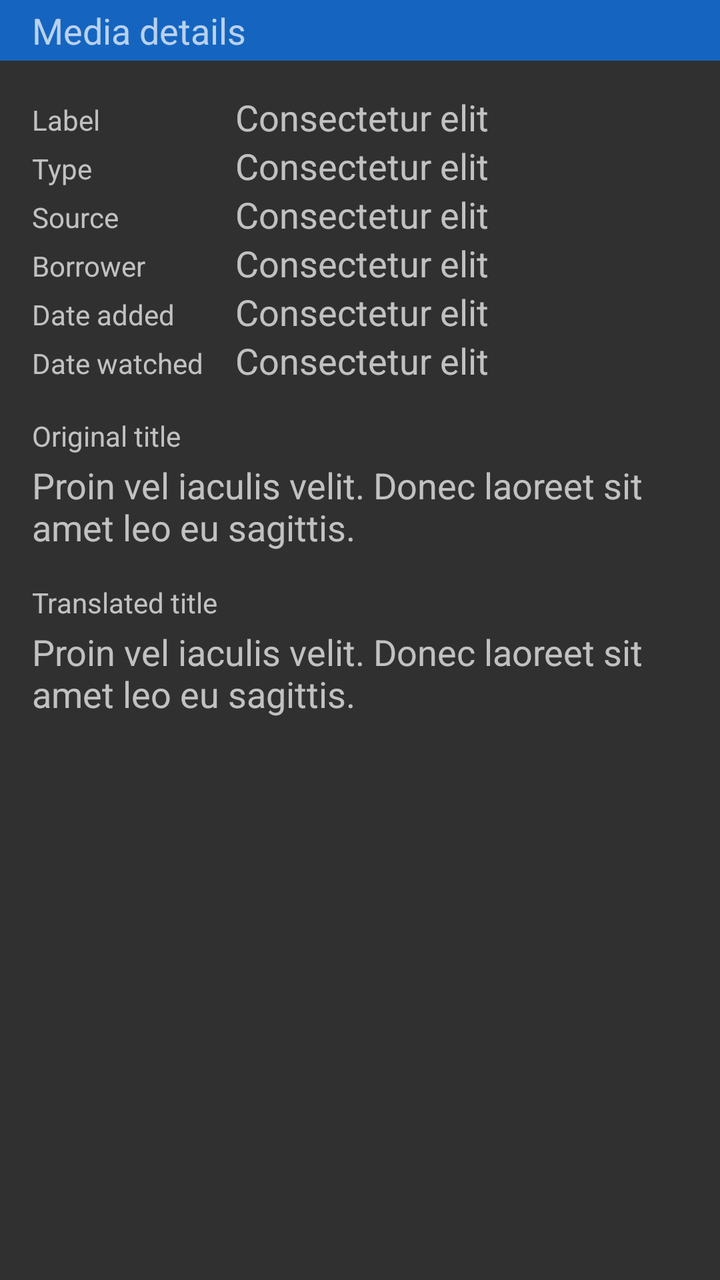
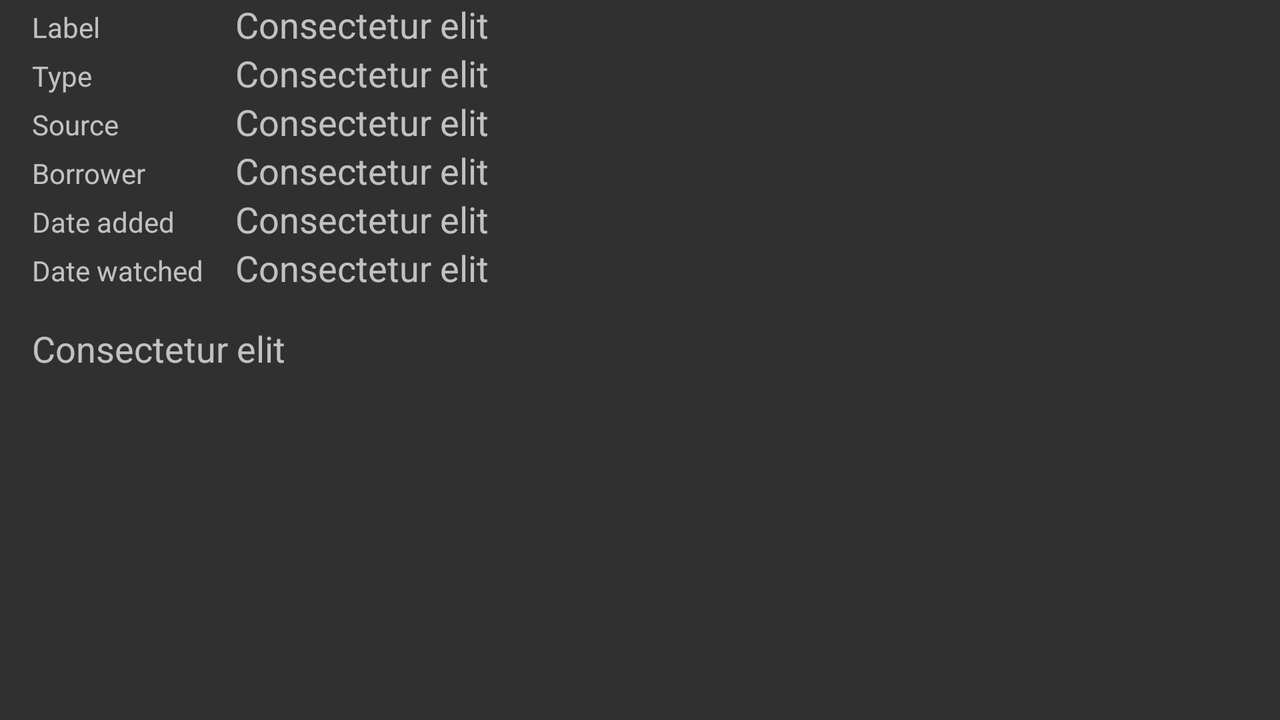

First picture: res/layout/ on a phone held upright. Second picture: the repository's own variant of that layout, on a device whose configuration matches the variant's folder. Source for both follows.
<!-- AndroidManifest.xml: application theme AppTheme -->
<!-- res/layout/fragment_movie_detail_media.xml -->
<?xml version="1.0" encoding="utf-8"?>
<LinearLayout xmlns:android="http://schemas.android.com/apk/res/android"
    android:layout_width="match_parent"
    android:layout_height="wrap_content"
    android:orientation="vertical">

    <TextView
        android:id="@+id/mediaTitle"
        style="@style/SectionTitle"
        android:text="@string/details_section_media" />

    <TableLayout
        android:id="@+id/mediaBoxTable"
        android:layout_width="match_parent"
        android:layout_height="wrap_content"
        android:paddingLeft="@dimen/activity_horizontal_margin"
        android:paddingRight="@dimen/activity_horizontal_margin"
        android:paddingBottom="@dimen/wrapper_spacing_block"
        android:shrinkColumns="1"
        android:stretchColumns="1">

        <TableRow
            android:id="@+id/MediaLabelLabel"
            android:layout_width="fill_parent"
            android:layout_height="wrap_content"
            android:weightSum="2">

            <TextView
                style="@style/Label.Table"
                android:text="@string/details_medialabel_label" />

            <TextView
                android:id="@+id/MediaLabel"
                style="@style/RegularText"
                android:layout_width="match_parent"
                android:layout_height="wrap_content"
                android:layout_weight="1"
                android:text="@string/ph_text_line" />

        </TableRow>

        <TableRow
            android:id="@+id/MediaTypeLabel"
            android:layout_width="fill_parent"
            android:layout_height="wrap_content"
            android:weightSum="2">

            <TextView
                style="@style/Label.Table"
                android:text="@string/details_mediatype_label" />

            <TextView
                android:id="@+id/MediaType"
                style="@style/RegularText"
                android:layout_width="match_parent"
                android:layout_height="wrap_content"
                android:layout_weight="1"
                android:text="@string/ph_text_line" />

        </TableRow>

        <TableRow
            android:id="@+id/SourceLabel"
            android:layout_width="fill_parent"
            android:layout_height="wrap_content"
            android:weightSum="2">

            <TextView
                style="@style/Label.Table"
                android:text="@string/details_source_label" />

            <TextView
                android:id="@+id/Source"
                style="@style/RegularText"
                android:layout_width="match_parent"
                android:layout_height="wrap_content"
                android:layout_weight="1"
                android:text="@string/ph_text_line" />

        </TableRow>

        <TableRow
            android:id="@+id/BorrowerLabel"
            android:layout_width="fill_parent"
            android:layout_height="wrap_content"
            android:weightSum="2">

            <TextView
                style="@style/Label.Table"
                android:text="@string/details_borrower_label" />

            <TextView
                android:id="@+id/Borrower"
                style="@style/RegularText"
                android:layout_width="match_parent"
                android:layout_height="wrap_content"
                android:layout_weight="1"
                android:text="@string/ph_text_line" />

        </TableRow>

        <TableRow
            android:id="@+id/DateLabel"
            android:layout_width="fill_parent"
            android:layout_height="wrap_content"
            android:weightSum="2">

            <TextView
                style="@style/Label.Table"
                android:text="@string/details_date_label" />

            <TextView
                android:id="@+id/Date"
                style="@style/RegularText"
                android:layout_width="match_parent"
                android:layout_height="wrap_content"
                android:layout_weight="1"
                android:text="@string/ph_text_line" />

        </TableRow>

        <TableRow
            android:id="@+id/DateWatchedLabel"
            android:layout_width="fill_parent"
            android:layout_height="wrap_content"
            android:weightSum="2">

            <TextView
                style="@style/Label.Table"
                android:text="@string/details_datewatched_label" />

            <TextView
                android:id="@+id/DateWatched"
                style="@style/RegularText"
                android:layout_width="match_parent"
                android:layout_height="wrap_content"
                android:layout_weight="1"
                android:text="@string/ph_text_line" />

        </TableRow>

    </TableLayout>

    <LinearLayout
        android:id="@+id/mediaLinear"
        android:layout_width="match_parent"
        android:layout_height="wrap_content"
        android:orientation="vertical"
        android:paddingLeft="@dimen/activity_horizontal_margin"
        android:paddingRight="@dimen/activity_horizontal_margin"
        android:paddingBottom="@dimen/wrapper_spacing_block">

        <TextView
            android:id="@+id/OriginalTitleLabel"
            style="@style/Label"
            android:text="@string/details_originaltitle_label" />

        <TextView
            android:id="@+id/OriginalTitle"
            style="@style/RegularText"
            android:layout_width="match_parent"
            android:layout_height="wrap_content"
            android:layout_marginBottom="@dimen/wrapper_spacing_block"
            android:text="@string/ph_text_short" />

        <TextView
            android:id="@+id/TranslatedTitleLabel"
            style="@style/Label"
            android:text="@string/details_translatedtitle_label" />

        <TextView
            android:id="@+id/TranslatedTitle"
            style="@style/RegularText"
            android:layout_width="match_parent"
            android:layout_height="wrap_content"
            android:layout_marginBottom="@dimen/wrapper_spacing_block"
            android:text="@string/ph_text_short" />

    </LinearLayout>

</LinearLayout>
<!-- resources referenced by this layout -->
<resources>
  <dimen name="activity_horizontal_margin">16dip</dimen>
  <dimen name="wrapper_spacing_block">16dip</dimen>
  <string name="details_borrower_label">Borrower</string>
  <string name="details_date_label">Date added</string>
  <string name="details_datewatched_label">Date watched</string>
  <string name="details_medialabel_label">Label</string>
  <string name="details_mediatype_label">Type</string>
  <string name="details_originaltitle_label">Original title</string>
  <string name="details_section_media">Media details</string>
  <string name="details_source_label">Source</string>
  <string name="details_translatedtitle_label">Translated title</string>
  <string name="ph_text_line" translatable="false">Consectetur elit</string>
  <string name="ph_text_short" translatable="false">Proin vel iaculis velit. Donec laoreet sit amet leo eu sagittis.</string>
  <style name="Label">
          <item name="android:textAppearance">?android:attr/textAppearanceSmall</item>
          <item name="android:layout_marginBottom">@dimen/detail_basic_spacing</item>
          <item name="android:layout_width">match_parent</item>
          <item name="android:layout_height">wrap_content</item>
      </style>
  <style name="Label.Table">
          <item name="android:layout_marginRight">@dimen/activity_horizontal_margin</item>
          <item name="android:layout_width">match_parent</item>
          <item name="android:layout_height">match_parent</item>
          <item name="android:layout_weight">1</item>
          <item name="android:gravity">top</item>
          <item name="android:layout_marginTop">4dp</item>
          <item name="android:layout_marginBottom">0dp</item>
      </style>
  <style name="RegularText">
          <item name="android:textAppearance">?android:attr/textAppearanceMedium</item>
      </style>
  <style name="SectionTitle">
          <item name="android:textAppearance">?android:attr/textAppearanceMedium</item>
          <item name="android:layout_width">fill_parent</item>
          <item name="android:layout_height">wrap_content</item>
          <item name="android:background">?attr/color_basic_bg1</item>
          <item name="android:layout_marginBottom">@dimen/wrapper_spacing_block</item>
          <item name="android:paddingLeft">@dimen/activity_horizontal_margin</item>
          <item name="android:paddingRight">@dimen/activity_horizontal_margin</item>
          <item name="android:paddingTop">@dimen/detail_basic_spacing</item>
          <item name="android:paddingBottom">@dimen/detail_basic_spacing</item>
      </style>
  <!-- from res/values-v21/ -->
  <style name="AppTheme" parent="Theme.AppCompat.NoActionBar">
          <item name="android:statusBarColor">?attr/color_action_bar_bg</item>
  
          <item name="color_basic_bg1">@color/blue.color_basic_bg1</item>
          <item name="color_basic_bg2">@color/blue.color_basic_bg2</item>
          <item name="color_basic_bg3">@color/blue.color_basic_bg3</item>
          <item name="color_action_bar_bg">@color/blue.color_action_bar_bg</item>
      </style>
  <dimen name="detail_basic_spacing">3dip</dimen>
</resources>
<!-- res/layout-land/fragment_movie_detail_media.xml (the author's variant of the layout above) -->
<!-- drawn on the phone turned sideways -->
<?xml version="1.0" encoding="utf-8"?>
<LinearLayout xmlns:android="http://schemas.android.com/apk/res/android"
    android:layout_width="match_parent"
    android:layout_height="wrap_content"
    android:orientation="vertical">

    <TableLayout
        android:id="@+id/mediaBoxTable"
        android:layout_width="match_parent"
        android:layout_height="wrap_content"
        android:paddingBottom="@dimen/wrapper_spacing_block"
        android:paddingLeft="@dimen/activity_horizontal_margin"
        android:paddingRight="@dimen/activity_horizontal_margin"
        android:shrinkColumns="1"
        android:stretchColumns="1">

        <TableRow
            android:id="@+id/MediaLabelLabel"
            android:layout_width="fill_parent"
            android:layout_height="wrap_content"
            android:weightSum="2">

            <TextView
                style="@style/Label.Table"
                android:text="@string/details_medialabel_label" />

            <TextView
                android:id="@+id/MediaLabel"
                style="@style/RegularText"
                android:layout_width="match_parent"
                android:layout_height="wrap_content"
                android:layout_weight="1"
                android:text="@string/ph_text_line" />

        </TableRow>

        <TableRow
            android:id="@+id/MediaTypeLabel"
            android:layout_width="fill_parent"
            android:layout_height="wrap_content"
            android:weightSum="2">

            <TextView
                style="@style/Label.Table"
                android:text="@string/details_mediatype_label" />

            <TextView
                android:id="@+id/MediaType"
                style="@style/RegularText"
                android:layout_width="match_parent"
                android:layout_height="wrap_content"
                android:layout_weight="1"
                android:text="@string/ph_text_line" />

        </TableRow>

        <TableRow
            android:id="@+id/SourceLabel"
            android:layout_width="fill_parent"
            android:layout_height="wrap_content"
            android:weightSum="2">

            <TextView
                style="@style/Label.Table"
                android:text="@string/details_source_label" />

            <TextView
                android:id="@+id/Source"
                style="@style/RegularText"
                android:layout_width="match_parent"
                android:layout_height="wrap_content"
                android:layout_weight="1"
                android:text="@string/ph_text_line" />

        </TableRow>

        <TableRow
            android:id="@+id/BorrowerLabel"
            android:layout_width="fill_parent"
            android:layout_height="wrap_content"
            android:weightSum="2">

            <TextView
                style="@style/Label.Table"
                android:text="@string/details_borrower_label" />

            <TextView
                android:id="@+id/Borrower"
                style="@style/RegularText"
                android:layout_width="match_parent"
                android:layout_height="wrap_content"
                android:layout_weight="1"
                android:text="@string/ph_text_line" />

        </TableRow>

        <TableRow
            android:id="@+id/DateLabel"
            android:layout_width="fill_parent"
            android:layout_height="wrap_content"
            android:weightSum="2">

            <TextView
                style="@style/Label.Table"
                android:text="@string/details_date_label" />

            <TextView
                android:id="@+id/Date"
                style="@style/RegularText"
                android:layout_width="match_parent"
                android:layout_height="wrap_content"
                android:layout_weight="1"
                android:text="@string/ph_text_line" />

        </TableRow>

        <TableRow
            android:id="@+id/DateWatchedLabel"
            android:layout_width="fill_parent"
            android:layout_height="wrap_content"
            android:weightSum="2">

            <TextView
                style="@style/Label.Table"
                android:text="@string/details_datewatched_label" />

            <TextView
                android:id="@+id/DateWatched"
                style="@style/RegularText"
                android:layout_width="match_parent"
                android:layout_height="wrap_content"
                android:layout_weight="1"
                android:text="@string/ph_text_line" />

        </TableRow>

    </TableLayout>

    <TextView
        android:id="@+id/Category"
        style="@style/RegularText"
        android:layout_width="fill_parent"
        android:layout_height="wrap_content"
        android:layout_marginBottom="@dimen/wrapper_spacing_block"
        android:layout_marginLeft="@dimen/activity_horizontal_margin"
        android:layout_marginStart="@dimen/activity_horizontal_margin"
        android:text="@string/ph_text_line" />

</LinearLayout>
<!-- resources referenced by the variant -->
<!-- as the phone turned sideways resolves them -->
<resources>
  <dimen name="activity_horizontal_margin">16dip</dimen>
  <dimen name="wrapper_spacing_block">16dip</dimen>
  <string name="details_borrower_label">Borrower</string>
  <string name="details_date_label">Date added</string>
  <string name="details_datewatched_label">Date watched</string>
  <string name="details_medialabel_label">Label</string>
  <string name="details_mediatype_label">Type</string>
  <string name="details_source_label">Source</string>
  <string name="ph_text_line" translatable="false">Consectetur elit</string>
  <style name="Label.Table">
          <item name="android:layout_marginRight">@dimen/activity_horizontal_margin</item>
          <item name="android:layout_width">match_parent</item>
          <item name="android:layout_height">match_parent</item>
          <item name="android:layout_weight">1</item>
          <item name="android:gravity">top</item>
          <item name="android:layout_marginTop">4dp</item>
          <item name="android:layout_marginBottom">0dp</item>
      </style>
  <style name="RegularText">
          <item name="android:textAppearance">?android:attr/textAppearanceMedium</item>
      </style>
  <!-- from res/values-v21/ -->
  <style name="AppTheme" parent="Theme.AppCompat.NoActionBar">
          <item name="android:statusBarColor">?attr/color_action_bar_bg</item>
  
          <item name="color_basic_bg1">@color/blue.color_basic_bg1</item>
          <item name="color_basic_bg2">@color/blue.color_basic_bg2</item>
          <item name="color_basic_bg3">@color/blue.color_basic_bg3</item>
          <item name="color_action_bar_bg">@color/blue.color_action_bar_bg</item>
      </style>
</resources>
